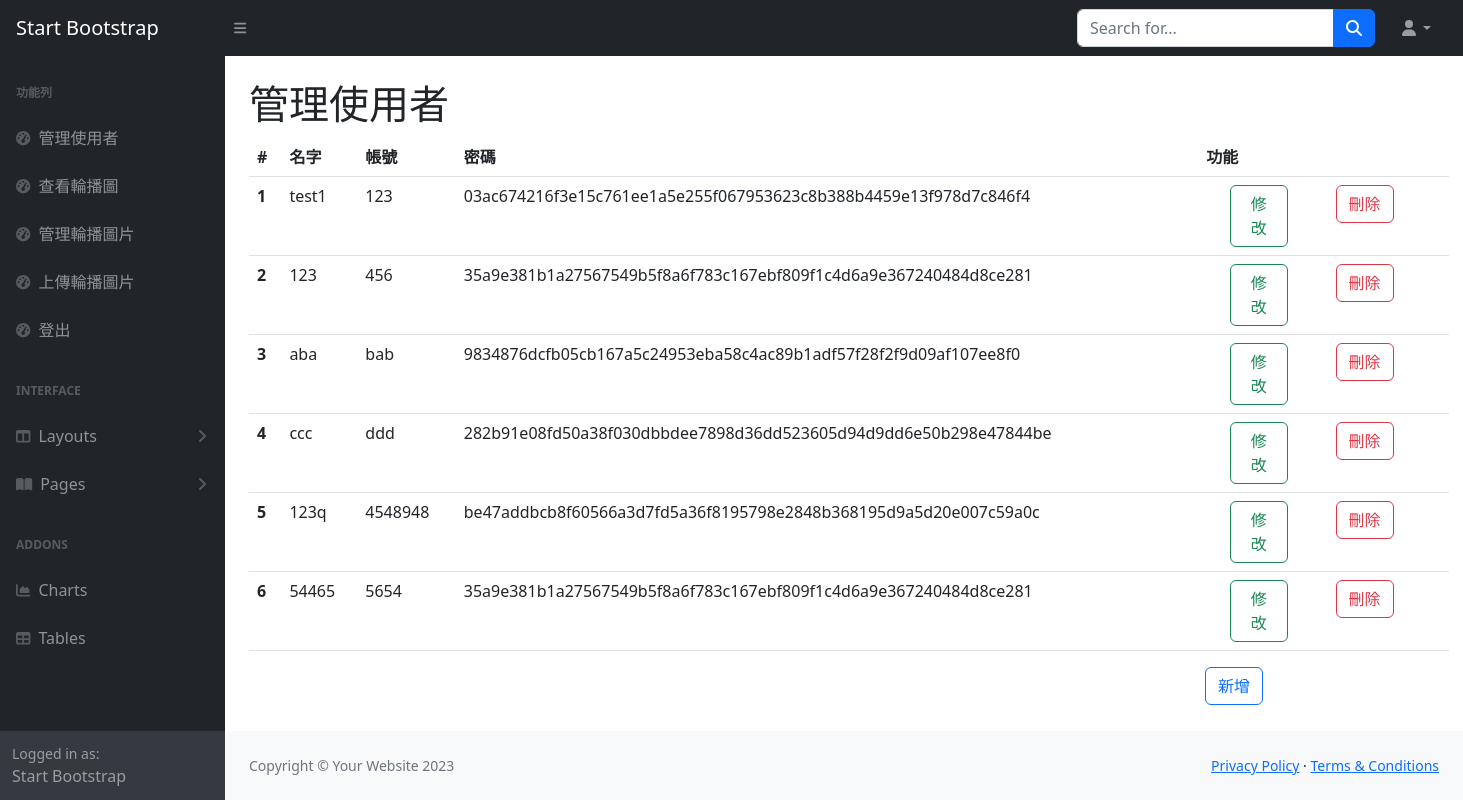
Screenshot of /users with the database file from the repository.
### tables this page shows
CREATE TABLE Users (id INTEGER PRIMARY KEY AUTOINCREMENT, name nvarchar (20), account nvarchar (40), password nvarchar (40));

### app.py (the view)
@app.route("/users")
def users():
    with get_db() as cur: #with get_db().cursor() as cur:
        cur.row_factory = sql.Row
        cur = cur.cursor() #上面的註解可以把這行省略
        cur.execute("select * from Users")
        data = cur.fetchall()
        cur.close()
    return render_template("users.html",data = data)

### app.py (called while the page is built)
def get_db():
    db = getattr(g, '_database', None)
    if db is None:
        db = g._database = sql.connect(DATABASE)
    return db

@app.teardown_appcontext
def close_connection(exception):
    db = getattr(g, '_database', None)
    if db is not None:
        db.close()

### templates/users.html (shortened to what this page needs)
{% extends "layout/back.html"%}
{%block main %}
<h1 class="mt-4">管理使用者</h1>
<table class="table" style="width: 1200px;">
    <thead>
      <tr>
        <th scope="col">#</th>
        <th scope="col">名字</th>
        <th scope="col">帳號</th>
        <th scope="col">密碼</th>
        <th scope="col">功能</th>
      </tr>
    </thead>
    <tbody>
        {%for i in range(data|length) %}
        <tr>
            <th scope="row">{{ i+1 }}</th>
            <td>{{ data[i].name }}</td>
            <td>{{ data[i].account }}</td>
            <td>{{ data[i].password }}</td>
            <td>
              <div class="row">
                <div class="col">
                  <a type="button" class="btn btn-outline-success mx-4" href="/edit/{{ data[i].id }}">修改</a>
                </div>
                <div class="col">
                  <form action="/deleteuser/{{ data[i].id }}" method="post">
                    <button class="btn btn-outline-danger" onclick="if(confirm('您確定要刪除嗎？')) return true;else return false">刪除</button>
                  </form>
              </div>
              </div>
            </td>
        </tr>
        {% endfor %}
    </tbody>
  </table>
<button type="button" class="btn btn-outline-primary" data-bs-toggle="modal" data-bs-target="#create" style="right: 200px;position: absolute;">
  新增
</button>
{% endblock %}

### templates/layout/back.html (shortened to what this page needs)
<html lang="en">
    <head>
        <link href="{{url_for('static',filename='css/bootstrap.min.css')}}" rel="stylesheet" >
        <link href="/static/css/styles.css" rel="stylesheet" />
    </head>
    <body class="sb-nav-fixed">
        <nav class="sb-topnav navbar navbar-expand navbar-dark bg-dark">
            <a class="navbar-brand ps-3" href="index.html">Start Bootstrap</a>
            <button class="btn btn-link btn-sm order-1 order-lg-0 me-4 me-lg-0" id="sidebarToggle" href="#!"><i class="fas fa-bars"></i></button>
            <form class="d-none d-md-inline-block form-inline ms-auto me-0 me-md-3 my-2 my-md-0">
                <div class="input-group">
                    <input class="form-control" type="text" placeholder="Search for..." aria-label="Search for..." aria-describedby="btnNavbarSearch" />
                    <button class="btn btn-primary" id="btnNavbarSearch" type="button"><i class="fas fa-search"></i></button>
                </div>
            </form>
            <ul class="navbar-nav ms-auto ms-md-0 me-3 me-lg-4">
                <li class="nav-item dropdown">
                    <a class="nav-link dropdown-toggle" id="navbarDropdown" href="#" role="button" data-bs-toggle="dropdown" aria-expanded="false"><i class="fas fa-user fa-fw"></i></a>
                </li>
            </ul>
        </nav>
        <div id="layoutSidenav">
            <div id="layoutSidenav_nav">
                <nav class="sb-sidenav accordion sb-sidenav-dark" id="sidenavAccordion">
                    <div class="sb-sidenav-menu">
                        <div class="nav">
                            <div class="sb-sidenav-menu-heading">功能列</div>
                            <a class="nav-link" href="/users">
                                <div class="sb-nav-link-icon"><i class="fas fa-tachometer-alt"></i></div>
                                管理使用者
                            </a>
                            <a class="nav-link" href="/show">
                                <div class="sb-nav-link-icon"><i class="fas fa-tachometer-alt"></i></div>
                                查看輪播圖
                            </a>
                            <a class="nav-link" href="/pictures">
                                <div class="sb-nav-link-icon"><i class="fas fa-tachometer-alt"></i></div>
                                管理輪播圖片
                            </a>
                            <a class="nav-link" href="/upload">
                                <div class="sb-nav-link-icon"><i class="fas fa-tachometer-alt"></i></div>
                                上傳輪播圖片
                            </a>
                            <a class="nav-link" href="/login">
                                <div class="sb-nav-link-icon"><i class="fas fa-tachometer-alt"></i></div>
                                登出
                            </a>
                            <div class="sb-sidenav-menu-heading">Interface</div>
                            <a class="nav-link collapsed" href="#" data-bs-toggle="collapse" data-bs-target="#collapseLayouts" aria-expanded="false" aria-controls="collapseLayouts">
                                <div class="sb-nav-link-icon"><i class="fas fa-columns"></i></div>
                                Layouts
                                <div class="sb-sidenav-collapse-arrow"><i class="fas fa-angle-down"></i></div>
                            </a>
                            <a class="nav-link collapsed" href="#" data-bs-toggle="collapse" data-bs-target="#collapsePages" aria-expanded="false" aria-controls="collapsePages">
                                <div class="sb-nav-link-icon"><i class="fas fa-book-open"></i></div>
                                Pages
                                <div class="sb-sidenav-collapse-arrow"><i class="fas fa-angle-down"></i></div>
                            </a>
                            <div class="sb-sidenav-menu-heading">Addons</div>
                            <a class="nav-link" href="charts.html">
                                <div class="sb-nav-link-icon"><i class="fas fa-chart-area"></i></div>
                                Charts
                            </a>
                            <a class="nav-link" href="tables.html">
                                <div class="sb-nav-link-icon"><i class="fas fa-table"></i></div>
                                Tables
                            </a>
                        </div>
                    </div>
                    <div class="sb-sidenav-footer">
                        <div class="small">Logged in as:</div>
                        Start Bootstrap
                    </div>
                </nav>
            </div>
            <div id="layoutSidenav_content">
                <main>
                    <div class="container-fluid px-4">
                        {% block main %}
                        {% endblock main%}
                    </div>
                </main>
                <footer class="py-4 bg-light mt-auto">
                    <div class="container-fluid px-4">
                        <div class="d-flex align-items-center justify-content-between small">
                            <div class="text-muted">Copyright &copy; Your Website 2023</div>
                            <div>
                                <a href="#">Privacy Policy</a>
                                &middot;
                                <a href="#">Terms &amp; Conditions</a>
                            </div>
                        </div>
                    </div>
                </footer>
            </div>
        </div>
    </body>
</html>

### rows the page displays
Users: name "test1", account "123", password "03ac674216f3e15c761ee1a5e255f067953623c8b388b4459e13f978d7c846f4"
Users: name "123", account "456", password "35a9e381b1a27567549b5f8a6f783c167ebf809f1c4d6a9e367240484d8ce281"
Users: name "aba", account "bab", password "9834876dcfb05cb167a5c24953eba58c4ac89b1adf57f28f2f9d09af107ee8f0"
Users: name "ccc", account "ddd", password "282b91e08fd50a38f030dbbdee7898d36dd523605d94d9dd6e50b298e47844be"
Users: name "123q", account "4548948", password "be47addbcb8f60566a3d7fd5a36f8195798e2848b368195d9a5d20e007c59a0c"
Users: name "54465", account "5654", password "35a9e381b1a27567549b5f8a6f783c167ebf809f1c4d6a9e367240484d8ce281"

### other values shown
{{ i+1 }} "1" "2" "3" "4" "5" "6"
